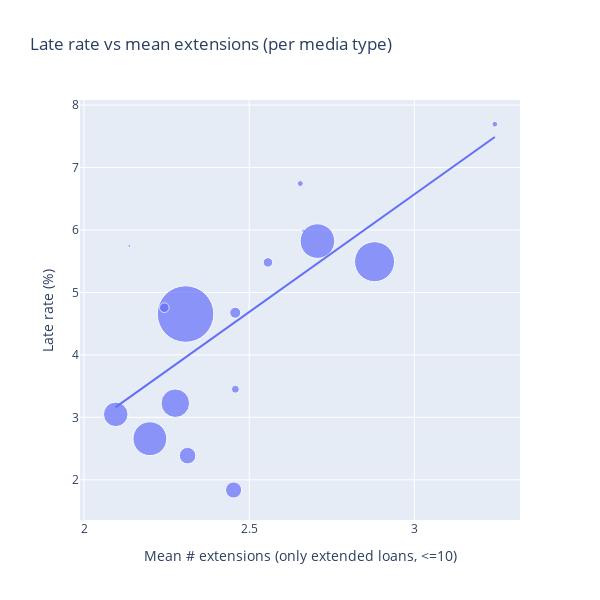

Notebook cell for this chart:
### Markdown cell above
So we can see a linear relationship across media types. Media types with higher percentage of loans that get extended tend to have a higher late-return rate.

But does the amount of extensions matter for the relationship?

### Code cell
extensions_without_bdd = extension_data_frame[extension_data_frame["Medientyp"] != "Bibliothek der Dinge"].copy()
extensions_without_bdd["late"] = (extensions_without_bdd["Verspätet"] == "Ja").astype(int)

ks = [1, 2, 3, 4, 5, 6, 10]

per_media = extensions_without_bdd.groupby("Medientyp").agg(
    n_loans=("issue_id", "size"),
    late_rate=("late", "mean"),
).reset_index()

for k in ks:
    per_media[f"pct_ext_ge_{k}"] = (
        extensions_without_bdd.assign(flag=extensions_without_bdd["Anzahl_Verlängerungen"] >= k)
        .groupby("Medientyp")["flag"].mean()
        .values
    )

# in %
per_media["late_rate"] *= 100
for k in ks:
    per_media[f"pct_ext_ge_{k}"] *= 100

# correlations
for k in ks:
    x = per_media[f"pct_ext_ge_{k}"].to_numpy()
    y = per_media["late_rate"].to_numpy()
    pear = np.corrcoef(x, y)[0, 1]
    spear = pd.Series(x).corr(pd.Series(y), method="spearman")
    print(f">={k}: Pearson r={pear:.3f} | Spearman ρ={spear:.3f}")


# look at extended only, remove outliers
df_ext = extensions_without_bdd[
    (extensions_without_bdd["Anzahl_Verlängerungen"] >= 1) &
    (extensions_without_bdd["Anzahl_Verlängerungen"] <= 10)
    ].copy()


mean_median_ext = (
    df_ext.groupby("Medientyp")["Anzahl_Verlängerungen"]
    .agg(mean_extensions="mean", median_extensions="median", n_extenders="size")
    .reset_index()
    .sort_values("n_extenders", ascending=False)
)

plot_df = (
    per_media[["Medientyp", "late_rate", "n_loans"]]
    .merge(mean_median_ext[["Medientyp", "mean_extensions", "n_extenders"]], on="Medientyp", how="left")
)

fig = px.scatter(
    plot_df,
    x="mean_extensions",
    y="late_rate",
    size="n_loans",
    size_max=40,
    hover_name="Medientyp",
    hover_data={
        "n_loans": True,
        "n_extenders": True,
        "mean_extensions": ":.2f",
        "late_rate": ":.2f",
    },
    labels={
        "mean_extensions": "Mean # extensions (only extended loans, <=10)",
        "late_rate": "Late rate (%)",
        "n_loans": "Loans (n)",
        "n_extenders": "Extended loans (n)"
    },
    title="Late rate vs mean extensions (per media type)",
    trendline="ols"
)

fig.update_layout(width=600, height=600)
fig.show()

x = plot_df["mean_extensions"].to_numpy()
y = plot_df["late_rate"].to_numpy()

mask = np.isfinite(x) & np.isfinite(y)   # drop NaN/inf
pearson_r = np.corrcoef(x[mask], y[mask])[0, 1]

print(f"Pearson r (mean_extensions vs late_rate): {pearson_r:.3f}")

### Figure 1 — Plotly figure (JSON) as saved in the notebook; plotly's stock layout.template omitted (floating-point values rounded to 4 significant figures)
{"data": [{"customdata": [[237871, 112238], [3007, 1574], [124836, 54882], [247870, 138950], [24918, 14315], [56948, 25474], [1671, 845], [168296, 90579], [663197, 369094], [7429, 4060], [54010, 21520], [332011, 204953], [18736, 10995], [6745, 4280], [19386, 10355], [12929, 6592]], "hovertemplate": "<b>%{hovertext}</b><br><br>Mean # extensions (only extended loans, <=10)=%{x:.2f}<br>Late rate (%)=%{y:.2f}<br>Loans (n)=%{customdata[0]}<br>Extended loans (n)=%{customdata[1]}<extra></extra>", "hovertext": ["Belletristik", "Blu-Ray", "Comic", "DVD", "Fremdsprachige Belletristik", "Hörbuch", "Kamishibai", "Kinder u. Jugend-CD", "Kinder u. Jugendbuch", "Konsolenspiel", "Musik-CD", "Sachbuch", "Spiele", "Sprachkurse", "Tonie", "Zeitschriften"], "legendgroup": "", "marker": {"color": "#636efa", "size": [237871, 3007, 124836, 247870, 24918, 56948, 1671, 168296, 663197, 7429, 54010, 332011, 18736, 6745, 19386, 12929], "sizemode": "area", "sizeref": 414.5, "symbol": "circle"}, "mode": "markers", "name": "", "orientation": "v", "showlegend": false, "x": [2.199, 2.665, 2.096, 2.707, 2.458, 2.313, 2.137, 2.276, 2.307, 2.655, 2.453, 2.88, 2.557, 3.244, 2.243, 2.458], "xaxis": "x", "y": [2.658, 5.986, 3.048, 5.823, 4.675, 2.386, 5.745, 3.226, 4.654, 6.744, 1.837, 5.493, 5.481, 7.695, 4.756, 3.45], "yaxis": "y", "type": "scatter"}, {"hovertemplate": "<b>OLS trendline</b><br>late_rate = 3.76832 * mean_extensions + -4.73406<br>R<sup>2</sup>=0.456907<br><br>Mean # extensions (only extended loans, <=10)=%{x:.2f}<br>Late rate (%)=%{y:.2f} <b>(trend)</b><extra></extra>", "legendgroup": "", "marker": {"color": "#636efa", "symbol": "circle"}, "mode": "lines", "name": "", "showlegend": false, "x": [2.096, 2.137, 2.199, 2.243, 2.276, 2.307, 2.313, 2.453, 2.458, 2.458, 2.557, 2.655, 2.665, 2.707, 2.88, 3.244], "xaxis": "x", "y": [3.164, 3.32, 3.553, 3.719, 3.844, 3.96, 3.984, 4.508, 4.528, 4.529, 4.9, 5.27, 5.307, 5.465, 6.117, 7.489], "yaxis": "y", "type": "scatter"}], "layout": {"xaxis": {"anchor": "y", "domain": [0.0, 1.0], "title": {"text": "Mean # extensions (only extended loans, <=10)"}}, "yaxis": {"anchor": "x", "domain": [0.0, 1.0], "title": {"text": "Late rate (%)"}}, "legend": {"tracegroupgap": 0, "itemsizing": "constant"}, "title": {"text": "Late rate vs mean extensions (per media type)"}, "width": 600, "height": 600}}
